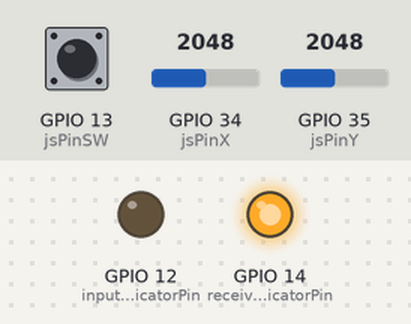
A sketch run on a simulated ESP32. Parts: output pins drawn as LEDs (lit = HIGH). Inputs (shaded band) come from the test bench; at power-on: GPIO 13 (jsPinSW) HIGH, GPIO 34 (jsPinX) = 2048, GPIO 35 (jsPinY) = 2048. What the sketch prints to the serial monitor is not drawn.

Above: at 2.2 s.
2.3 s: GPIO 13 (jsPinSW) pulled LOW for 1 s
At 6.1 s:
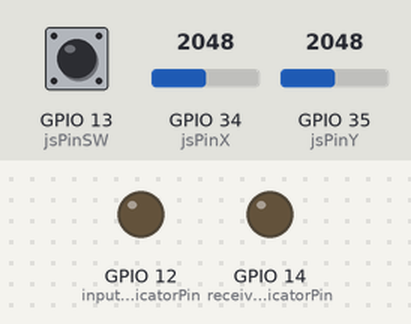
6.3 s: GPIO 34 (jsPinX) set to 2245
7.8 s: GPIO 34 (jsPinX) set to 2313
At 7.95 s:
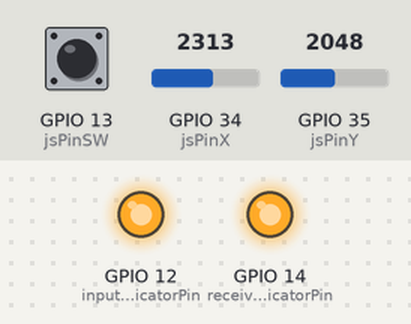
10.8 s: GPIO 34 (jsPinX) set to 2119
12.3 s: GPIO 34 (jsPinX) set to 2043
At 13.0 s:
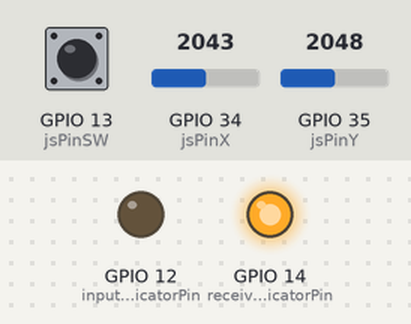
15.3 s: GPIO 34 (jsPinX) set to 1880
16.8 s: GPIO 34 (jsPinX) set to 1775
At 20.2 s:
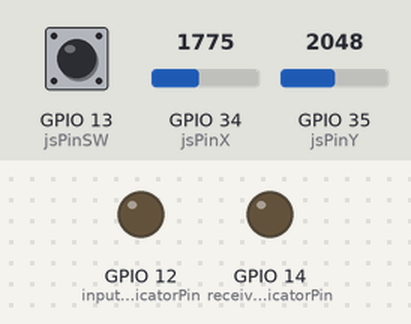
Timing chart, 0 to 20.8 s (numbered marks = the images above; inputs shaded):
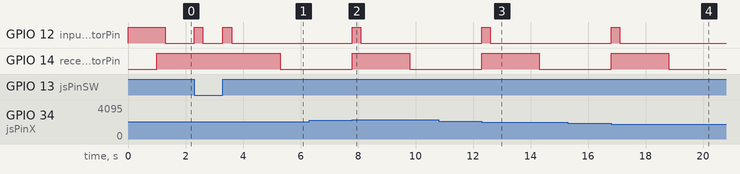

The sketch:

wifi_joystick_controller.ino
```cpp
#include <WiFi.h>
#include <esp_now.h>

const int jsPinX = 34;
const int jsPinY = 35;
const int jsPinSW = 13;
constexpr int JS_READ_INTERVAL = 100;
const int DEADZONE = 20;
const int xCenter = 2916;
const int yCenter = 2989;

const int inputChangeIndicatorPin = 12;

struct JoystickState
{
  int16_t x;
  int16_t y;
  bool pressed;
  unsigned long lastUpdated;
};

struct JoystickPayload
{
  int16_t x;
  int16_t y;
  bool pressed;
};

JoystickState jsState;

bool inputJustChanged = false;
unsigned long inputChangeExpiryTime = 0;
const unsigned long INPUT_CHANGE_EFFECT_DURATION = 300;

bool shouldSendNeutral = false;
unsigned long lastInputChange = 0;
const unsigned long NEUTRAL_SEND_DELAY = 150; // ms

// Board_1 (usb type micro b) mac: 1C:69:20:A4:AB:80 <-- current joystick controller (receiver)
// Board_2 (usb type c) mac: 80:F3:DA:41:7F:24 <--- current car controller (sender)

uint8_t receiverMAC[] = {0x1C, 0x69, 0x20, 0xA4, 0xAB, 0x80}; // board 1
// uint8_t receiverMAC[] = {0x80, 0xF3, 0xDA, 0x41, 0x7F, 0x24}; // board 2

bool receiverOnline = false;
unsigned long lastSendAttempt = 0;
unsigned long lastReceiverOnline = 0;

const unsigned long RECEIVER_TIMEOUT = 2000;   // ms to consider it offline
const unsigned long SEND_RETRY_INTERVAL = 500; // ms between retries
const int receiverOnlineIndicatorPin = 14;     // example pin for online indicator

void setup()
{
  // init serial output
  Serial.begin(115200);
  Serial.println("Joystick Controller: Booting up joystick controller...");

  // intialise joystick state.
  jsState.x = 0;
  jsState.y = 0;
  jsState.pressed = false;
  jsState.lastUpdated = 0;

  // Configure joystick input pins
  pinMode(jsPinX, INPUT);         // redundant for analogread pins, just keeping it here to be consistent on pin use
  pinMode(jsPinY, INPUT);         // redundant for analogread pins, just keeping it here to be consistent on pin use
  pinMode(jsPinSW, INPUT_PULLUP); // Internal pull-up resistor for button, its digital input, so it need pinMode declaration

  // Setup ESP Now connection with the receiver board.
  setupESPNow();

  // configure indicator led output pins
  pinMode(receiverOnlineIndicatorPin, OUTPUT);
  pinMode(inputChangeIndicatorPin, OUTPUT);

  // initial indicator states
  digitalWrite(receiverOnlineIndicatorPin, LOW);
  digitalWrite(inputChangeIndicatorPin, HIGH);
  delay(1000);
  digitalWrite(inputChangeIndicatorPin, LOW);

  Serial.println("Joystick Controller: All setup for normal operation.");
}

void loop()
{
  unsigned long now = millis(); // Get time once

  // read the joystick and update the state.
  readJoystick(now);

  // update any and all indicators here.
  updateIndicators(now);

  // transmit data over to receiver board via ESP Now protocol if latest input available.
  transmitJoystickDataOverESPNow(now);

  // clean up and flag updates
  houseKeeping(now);
}

void readJoystick(unsigned long now)
{
  static unsigned long lastReadTime = 0; // Initialized only once

  if (now - lastReadTime < JS_READ_INTERVAL)
  {
    return;
  }

  lastReadTime = now;

  int xRaw = analogRead(jsPinX);
  int yRaw = analogRead(jsPinY);

  int16_t x = mapCentered(xRaw, xCenter);
  int16_t y = mapCentered(yRaw, yCenter);

  x = constrain(x, -255, 255);
  y = constrain(y, -255, 255);

  if (abs(x) < DEADZONE)
    x = 0;
  if (abs(y) < DEADZONE)
    y = 0;

  bool pressed = (digitalRead(jsPinSW) == LOW);

  bool xChanged = abs(x - jsState.x) > DEADZONE;
  bool yChanged = abs(y - jsState.y) > DEADZONE;
  bool changed = xChanged || yChanged || (pressed != jsState.pressed);
  if (changed)
  {
    inputJustChanged = true;
    jsState.x = x;
    jsState.y = y;
    jsState.pressed = pressed;
    jsState.lastUpdated = now;
    inputChangeExpiryTime = now + INPUT_CHANGE_EFFECT_DURATION;

    Serial.printf("Raw X: %d, Raw Y: %d, X: %d, Y: %d, Pressed: %s\n", xRaw, yRaw, x, y, pressed ? "YES" : "NO");
  }
}

void updateIndicators(unsigned long now)
{
  bool indicateChange = inputJustChanged && (now <= inputChangeExpiryTime);
  digitalWrite(inputChangeIndicatorPin, indicateChange ? HIGH : LOW);
  digitalWrite(receiverOnlineIndicatorPin, receiverOnline ? HIGH : LOW);
}

void setupESPNow()
{
  WiFi.mode(WIFI_STA);
  WiFi.disconnect(); // Just in case

  if (esp_now_init() != ESP_OK)
  {
    Serial.println("ESP-NOW init failed");
    while (true)
      ; // Halt
  }

  esp_now_peer_info_t peerInfo = {};
  memcpy(peerInfo.peer_addr, receiverMAC, 6);
  peerInfo.channel = 0;
  peerInfo.encrypt = false;

  if (!esp_now_is_peer_exist(receiverMAC))
  {
    if (esp_now_add_peer(&peerInfo) != ESP_OK)
    {
      Serial.println("Failed to add peer");
      while (true)
        ;
    }
  }

  // Optional: receive callback (if you expect a response)
  // esp_now_register_recv_cb(onDataRecv);

  Serial.println("ESP-NOW setup complete");
}

void transmitJoystickDataOverESPNow(unsigned long now)
{
  static unsigned long lastSentTime = 0;
  static JoystickPayload jsStatePayload;
  if (lastSentTime >= jsState.lastUpdated)
  {
    return;
  }

  if (!receiverOnline && (now - lastSendAttempt < SEND_RETRY_INTERVAL))
  {
    return; // 🪫 Respect backoff while receiver is considered offline
  }

  lastSendAttempt = now;
  jsStatePayload.x = jsState.x;
  jsStatePayload.y = jsState.y;
  jsStatePayload.pressed = jsState.pressed;
  esp_err_t result = esp_now_send(receiverMAC, (uint8_t *)&jsStatePayload, sizeof(jsStatePayload));
  if (result == ESP_OK)
  {
    receiverOnline = true;
    lastReceiverOnline = now;
    Serial.println("Joystick data sent");
    lastSentTime = jsState.lastUpdated;
  }
  else
  {
    Serial.printf("Error sending ESP-NOW data: %d\n", result);
  }
}

void houseKeeping(unsigned long now)
{
  // Turn off the change flag after duration
  if (inputJustChanged && now > inputChangeExpiryTime)
  {
    inputJustChanged = false;
  }

  // Update receiver online indicator
  if (receiverOnline && now - lastReceiverOnline > RECEIVER_TIMEOUT)
  {
    receiverOnline = false;
    Serial.println("Receiver timed out — offline.");
  }
}

int16_t mapCentered(int raw, int center)
{
  // Range from -center..(4095 - center)
  int span = max(center, 4095 - center); // to handle asymmetry
  int val = map(raw, center - span, center + span, -255, 255);
  val = constrain(val, -255, 255);
  return (abs(val) < DEADZONE) ? 0 : val;
}
```

Measured:
- the behaviour switches between 2287 and 2288 on GPIO 34 (jsPinX) (found by bisection; images 1 and 2)
- the behaviour switches between 2082 and 2081 on GPIO 34 (jsPinX) (found by bisection; images 2 and 3)
- the behaviour switches between 1807 and 1806 on GPIO 34 (jsPinX) (found by bisection; images 3 and 4)
- after the input at 2.3 s, GPIO 12 (inputChangeIndicatorPin): alternates HIGH for 0.30 s and LOW for 0.70 s, 4 changes in all, then stays LOW, starting at once; GPIO 14 (receiverOnlineIndicatorPin): HIGH → LOW after 3.0 s instead of 0.70 s
- after the input at 6.3 s, every drawn part: stays the same
- after the input at 7.8 s, GPIO 12 (inputChangeIndicatorPin): LOW → HIGH at once, → LOW 0.30 s later; GPIO 14 (receiverOnlineIndicatorPin): LOW → HIGH at once, → LOW 2.0 s later
- after the input at 10.8 s, every drawn part: stays the same
- after the input at 12.3 s, GPIO 12 (inputChangeIndicatorPin): LOW → HIGH at once, → LOW 0.30 s later; GPIO 14 (receiverOnlineIndicatorPin): LOW → HIGH at once, → LOW 2.0 s later
- after the input at 15.3 s, every drawn part: stays the same
- after the input at 16.8 s, GPIO 12 (inputChangeIndicatorPin): LOW → HIGH at once, → LOW 0.30 s later; GPIO 14 (receiverOnlineIndicatorPin): LOW → HIGH at once, → LOW 2.0 s later
